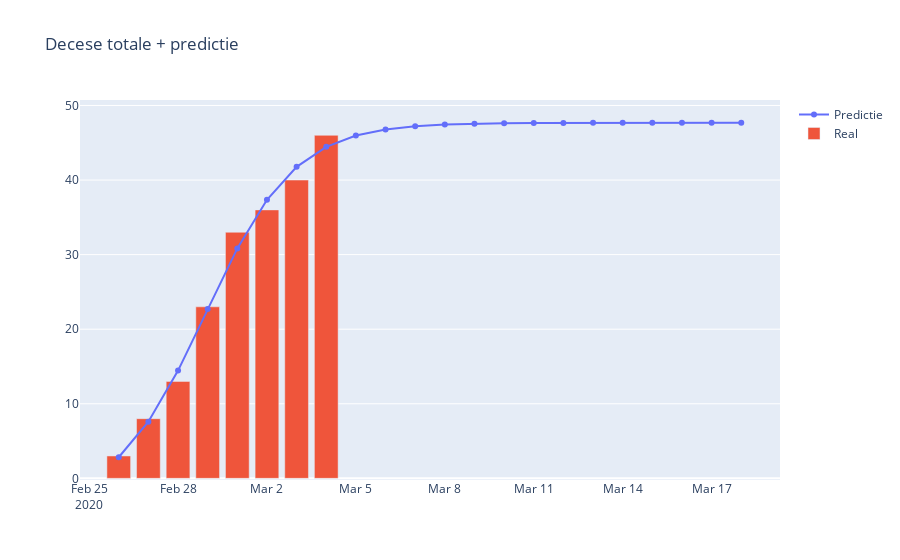

The notebook cell this image was saved under:
### Code cell
#plot_prediction(logistic, decese, "Decese totale + predictie", divider=10)
#100 * decese["cumulat"]
#decese["cumulat"] = decese["cumulat"].apply(lambda x: x * 100)
#decese
plot_prediction(logistic, decese, "Decese totale + predictie", divider=10000)
